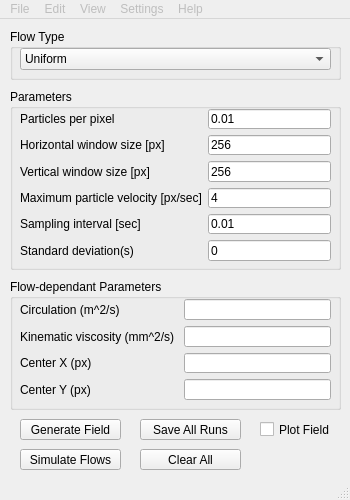
<?xml version="1.0" encoding="UTF-8"?>
<ui version="4.0">
 <class>MainWindow</class>
 <widget class="QMainWindow" name="MainWindow">
  <property name="geometry">
   <rect>
    <x>0</x>
    <y>0</y>
    <width>350</width>
    <height>500</height>
   </rect>
  </property>
  <property name="sizePolicy">
   <sizepolicy hsizetype="Fixed" vsizetype="Fixed">
    <horstretch>0</horstretch>
    <verstretch>0</verstretch>
   </sizepolicy>
  </property>
  <property name="cursor">
   <cursorShape>ArrowCursor</cursorShape>
  </property>
  <property name="windowTitle">
   <string>Flow Visualization</string>
  </property>
  <widget class="QWidget" name="centralwidget">
   <widget class="QPushButton" name="pushButton">
    <property name="geometry">
     <rect>
      <x>20</x>
      <y>400</y>
      <width>101</width>
      <height>21</height>
     </rect>
    </property>
    <property name="text">
     <string>Generate Field</string>
    </property>
   </widget>
   <widget class="QGroupBox" name="groupBox">
    <property name="enabled">
     <bool>true</bool>
    </property>
    <property name="geometry">
     <rect>
      <x>10</x>
      <y>70</y>
      <width>331</width>
      <height>181</height>
     </rect>
    </property>
    <property name="font">
     <font>
      <weight>50</weight>
      <italic>false</italic>
      <bold>false</bold>
      <kerning>true</kerning>
     </font>
    </property>
    <property name="autoFillBackground">
     <bool>false</bool>
    </property>
    <property name="title">
     <string>Parameters</string>
    </property>
    <property name="flat">
     <bool>false</bool>
    </property>
    <property name="checkable">
     <bool>false</bool>
    </property>
    <widget class="QWidget" name="formLayoutWidget_2">
     <property name="geometry">
      <rect>
       <x>10</x>
       <y>20</y>
       <width>311</width>
       <height>152</height>
      </rect>
     </property>
     <layout class="QFormLayout" name="formLayout_2">
      <item row="0" column="0">
       <widget class="QLabel" name="ppp">
        <property name="text">
         <string>Particles per pixel</string>
        </property>
       </widget>
      </item>
      <item row="1" column="0">
       <widget class="QLabel" name="xdim">
        <property name="text">
         <string>Horizontal window size [px]</string>
        </property>
       </widget>
      </item>
      <item row="2" column="0">
       <widget class="QLabel" name="ydim">
        <property name="text">
         <string>Vertical window size [px]</string>
        </property>
       </widget>
      </item>
      <item row="3" column="0">
       <widget class="QLabel" name="Vmax">
        <property name="text">
         <string>Maximum particle velocity [px/sec]</string>
        </property>
       </widget>
      </item>
      <item row="4" column="0">
       <widget class="QLabel" name="t">
        <property name="text">
         <string>Sampling interval [sec]</string>
        </property>
       </widget>
      </item>
      <item row="1" column="1">
       <widget class="QLineEdit" name="lineEdit_1">
        <property name="inputMethodHints">
         <set>Qt::ImhDigitsOnly</set>
        </property>
        <property name="text">
         <string>256</string>
        </property>
       </widget>
      </item>
      <item row="2" column="1">
       <widget class="QLineEdit" name="lineEdit_2">
        <property name="inputMethodHints">
         <set>Qt::ImhDigitsOnly</set>
        </property>
        <property name="text">
         <string>256</string>
        </property>
       </widget>
      </item>
      <item row="3" column="1">
       <widget class="QLineEdit" name="lineEdit_3">
        <property name="inputMethodHints">
         <set>Qt::ImhDigitsOnly</set>
        </property>
        <property name="text">
         <string>4</string>
        </property>
       </widget>
      </item>
      <item row="4" column="1">
       <widget class="QLineEdit" name="lineEdit_4">
        <property name="inputMethodHints">
         <set>Qt::ImhDigitsOnly</set>
        </property>
        <property name="text">
         <string>0.01</string>
        </property>
       </widget>
      </item>
      <item row="5" column="0">
       <widget class="QLabel" name="sigma">
        <property name="text">
         <string>Standard deviation(s)</string>
        </property>
       </widget>
      </item>
      <item row="5" column="1">
       <widget class="QLineEdit" name="lineEdit_5">
        <property name="inputMethodHints">
         <set>Qt::ImhDigitsOnly</set>
        </property>
        <property name="text">
         <string>0</string>
        </property>
       </widget>
      </item>
      <item row="0" column="1">
       <widget class="QLineEdit" name="lineEdit">
        <property name="inputMethodHints">
         <set>Qt::ImhDigitsOnly</set>
        </property>
        <property name="text">
         <string>0.01</string>
        </property>
       </widget>
      </item>
     </layout>
    </widget>
   </widget>
   <widget class="QGroupBox" name="groupBox_2">
    <property name="geometry">
     <rect>
      <x>10</x>
      <y>10</y>
      <width>331</width>
      <height>51</height>
     </rect>
    </property>
    <property name="title">
     <string>Flow Type</string>
    </property>
    <widget class="QWidget" name="verticalLayoutWidget">
     <property name="geometry">
      <rect>
       <x>10</x>
       <y>19</y>
       <width>311</width>
       <height>22</height>
      </rect>
     </property>
     <layout class="QVBoxLayout" name="verticalLayout">
      <item>
       <widget class="QComboBox" name="comboBox">
        <property name="font">
         <font>
          <italic>false</italic>
         </font>
        </property>
        <item>
         <property name="text">
          <string>Uniform</string>
         </property>
        </item>
        <item>
         <property name="text">
          <string>Couette</string>
         </property>
        </item>
        <item>
         <property name="text">
          <string>Poiseuille</string>
         </property>
        </item>
        <item>
         <property name="text">
          <string>Lamb-Oseen</string>
         </property>
        </item>
        <item>
         <property name="text">
          <string>Rayleigh Problem</string>
         </property>
        </item>
        <item>
         <property name="text">
          <string>Stokes Problem</string>
         </property>
        </item>
       </widget>
      </item>
     </layout>
    </widget>
   </widget>
   <widget class="QPushButton" name="pushButton_2">
    <property name="geometry">
     <rect>
      <x>140</x>
      <y>430</y>
      <width>101</width>
      <height>21</height>
     </rect>
    </property>
    <property name="text">
     <string>Clear All</string>
    </property>
   </widget>
   <widget class="QPushButton" name="pushButton_4">
    <property name="geometry">
     <rect>
      <x>20</x>
      <y>430</y>
      <width>101</width>
      <height>21</height>
     </rect>
    </property>
    <property name="text">
     <string>Simulate Flows</string>
    </property>
   </widget>
   <widget class="QPushButton" name="pushButton_3">
    <property name="geometry">
     <rect>
      <x>140</x>
      <y>400</y>
      <width>101</width>
      <height>21</height>
     </rect>
    </property>
    <property name="text">
     <string>Save All Runs</string>
    </property>
   </widget>
   <widget class="QGroupBox" name="groupBox_3">
    <property name="geometry">
     <rect>
      <x>10</x>
      <y>260</y>
      <width>331</width>
      <height>131</height>
     </rect>
    </property>
    <property name="title">
     <string>Flow-dependant Parameters</string>
    </property>
    <property name="checkable">
     <bool>false</bool>
    </property>
    <widget class="QWidget" name="formLayoutWidget">
     <property name="geometry">
      <rect>
       <x>10</x>
       <y>20</y>
       <width>311</width>
       <height>101</height>
      </rect>
     </property>
     <layout class="QFormLayout" name="formLayout">
      <item row="0" column="0">
       <widget class="QLabel" name="Gamma">
        <property name="text">
         <string>Circulation (m^2/s)</string>
        </property>
       </widget>
      </item>
      <item row="0" column="1">
       <widget class="QLineEdit" name="lineEdit_6">
        <property name="inputMethodHints">
         <set>Qt::ImhDigitsOnly</set>
        </property>
        <property name="text">
         <string/>
        </property>
       </widget>
      </item>
      <item row="1" column="0">
       <widget class="QLabel" name="Nu">
        <property name="text">
         <string>Kinematic viscosity (mm^2/s) </string>
        </property>
       </widget>
      </item>
      <item row="1" column="1">
       <widget class="QLineEdit" name="lineEdit_7">
        <property name="inputMethodHints">
         <set>Qt::ImhDigitsOnly</set>
        </property>
        <property name="text">
         <string/>
        </property>
       </widget>
      </item>
      <item row="2" column="0">
       <widget class="QLabel" name="CenterX">
        <property name="text">
         <string>Center X (px)</string>
        </property>
       </widget>
      </item>
      <item row="2" column="1">
       <widget class="QLineEdit" name="lineEdit_8">
        <property name="inputMethodHints">
         <set>Qt::ImhDigitsOnly|Qt::ImhLatinOnly</set>
        </property>
       </widget>
      </item>
      <item row="3" column="0">
       <widget class="QLabel" name="CenterY">
        <property name="text">
         <string>Center Y (px)</string>
        </property>
       </widget>
      </item>
      <item row="3" column="1">
       <widget class="QLineEdit" name="lineEdit_9">
        <property name="inputMethodHints">
         <set>Qt::ImhDigitsOnly</set>
        </property>
        <property name="text">
         <string/>
        </property>
       </widget>
      </item>
     </layout>
    </widget>
   </widget>
   <widget class="QCheckBox" name="checkBox">
    <property name="geometry">
     <rect>
      <x>260</x>
      <y>400</y>
      <width>71</width>
      <height>21</height>
     </rect>
    </property>
    <property name="text">
     <string>Plot Field</string>
    </property>
   </widget>
  </widget>
  <widget class="QMenuBar" name="menubar">
   <property name="enabled">
    <bool>false</bool>
   </property>
   <property name="geometry">
    <rect>
     <x>0</x>
     <y>0</y>
     <width>350</width>
     <height>21</height>
    </rect>
   </property>
   <widget class="QMenu" name="menuFile">
    <property name="enabled">
     <bool>false</bool>
    </property>
    <property name="title">
     <string>File</string>
    </property>
    <widget class="QMenu" name="menuSave">
     <property name="title">
      <string>Save</string>
     </property>
    </widget>
    <addaction name="actionNew"/>
    <addaction name="actionOpen"/>
    <addaction name="separator"/>
    <addaction name="menuSave"/>
    <addaction name="actionSave_As"/>
   </widget>
   <widget class="QMenu" name="menuEdit">
    <property name="title">
     <string>Edit</string>
    </property>
   </widget>
   <widget class="QMenu" name="menuView">
    <property name="title">
     <string>View</string>
    </property>
   </widget>
   <widget class="QMenu" name="menuSettings">
    <property name="title">
     <string>Settings</string>
    </property>
   </widget>
   <widget class="QMenu" name="menuHelp">
    <property name="title">
     <string>Help</string>
    </property>
    <addaction name="actionContact"/>
   </widget>
   <addaction name="menuFile"/>
   <addaction name="menuEdit"/>
   <addaction name="menuView"/>
   <addaction name="menuSettings"/>
   <addaction name="menuHelp"/>
  </widget>
  <widget class="QStatusBar" name="statusbar">
   <property name="sizeGripEnabled">
    <bool>true</bool>
   </property>
  </widget>
  <action name="actionContact">
   <property name="text">
    <string>Contact</string>
   </property>
  </action>
  <action name="actionNew">
   <property name="text">
    <string>New...</string>
   </property>
  </action>
  <action name="actionOpen">
   <property name="text">
    <string>Open...</string>
   </property>
  </action>
  <action name="actionSave_As">
   <property name="text">
    <string>Save As...</string>
   </property>
  </action>
  <action name="actionCtrl_S">
   <property name="text">
    <string>Ctrl + S</string>
   </property>
  </action>
 </widget>
 <tabstops>
  <tabstop>lineEdit</tabstop>
  <tabstop>lineEdit_1</tabstop>
  <tabstop>lineEdit_2</tabstop>
  <tabstop>lineEdit_3</tabstop>
  <tabstop>lineEdit_4</tabstop>
  <tabstop>lineEdit_5</tabstop>
  <tabstop>lineEdit_6</tabstop>
  <tabstop>lineEdit_7</tabstop>
  <tabstop>lineEdit_8</tabstop>
  <tabstop>lineEdit_9</tabstop>
  <tabstop>pushButton</tabstop>
  <tabstop>pushButton_4</tabstop>
  <tabstop>pushButton_3</tabstop>
  <tabstop>pushButton_2</tabstop>
  <tabstop>checkBox</tabstop>
 </tabstops>
 <resources/>
 <connections/>
</ui>
